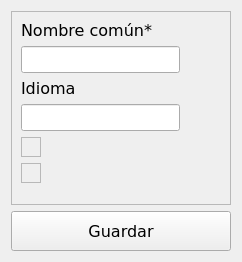
<?xml version="1.0" encoding="UTF-8"?>
<ui version="4.0">
 <class>FormNombre</class>
 <widget class="QWidget" name="FormNombre">
  <property name="geometry">
   <rect>
    <x>0</x>
    <y>0</y>
    <width>242</width>
    <height>262</height>
   </rect>
  </property>
  <property name="font">
   <font>
    <family>DejaVu Sans</family>
    <pointsize>12</pointsize>
   </font>
  </property>
  <property name="windowTitle">
   <string>Nombre</string>
  </property>
  <layout class="QGridLayout" name="gridLayout">
   <item row="0" column="0">
    <widget class="QFrame" name="frame">
     <property name="frameShape">
      <enum>QFrame::StyledPanel</enum>
     </property>
     <property name="frameShadow">
      <enum>QFrame::Raised</enum>
     </property>
     <layout class="QFormLayout" name="formLayout">
      <item row="0" column="0">
       <widget class="QLabel" name="label_2">
        <property name="text">
         <string>Nombre común*</string>
        </property>
       </widget>
      </item>
      <item row="1" column="0">
       <widget class="QLineEdit" name="lineEd_nombre">
        <property name="minimumSize">
         <size>
          <width>0</width>
          <height>25</height>
         </size>
        </property>
       </widget>
      </item>
      <item row="2" column="0">
       <widget class="QLabel" name="label_3">
        <property name="text">
         <string>Idioma</string>
        </property>
       </widget>
      </item>
      <item row="3" column="0">
       <widget class="QLineEdit" name="lineEd_idioma">
        <property name="minimumSize">
         <size>
          <width>0</width>
          <height>25</height>
         </size>
        </property>
       </widget>
      </item>
      <item row="4" column="0">
       <widget class="QFrame" name="frame_2">
        <property name="frameShape">
         <enum>QFrame::StyledPanel</enum>
        </property>
        <property name="frameShadow">
         <enum>QFrame::Raised</enum>
        </property>
        <layout class="QHBoxLayout" name="horizontalLayout"/>
       </widget>
      </item>
      <item row="5" column="0">
       <widget class="QFrame" name="frame_3">
        <property name="frameShape">
         <enum>QFrame::StyledPanel</enum>
        </property>
        <property name="frameShadow">
         <enum>QFrame::Raised</enum>
        </property>
        <layout class="QHBoxLayout" name="horizontalLayout_2"/>
       </widget>
      </item>
     </layout>
    </widget>
   </item>
   <item row="1" column="0">
    <widget class="QPushButton" name="pushButton_guardar">
     <property name="minimumSize">
      <size>
       <width>0</width>
       <height>40</height>
      </size>
     </property>
     <property name="text">
      <string>Guardar</string>
     </property>
    </widget>
   </item>
  </layout>
 </widget>
 <tabstops>
  <tabstop>lineEd_nombre</tabstop>
  <tabstop>lineEd_idioma</tabstop>
  <tabstop>pushButton_guardar</tabstop>
 </tabstops>
 <resources/>
 <connections/>
</ui>
